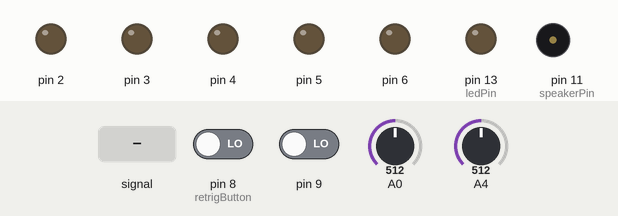
The sketch below on a simulated Arduino Uno, built with avr-gcc and run on an emulated ATmega328P. Shown: output pins drawn as LEDs (lit = HIGH), buzzer (waves = sounding). The test bench sets the inputs (shaded band); at power-on: A0 = 512, pin 8 (retrigButton) LOW, pin 9 LOW, A4 = 512.

Above: at 1.2 s.
1.3 s: A0 fed a 200 Hz sine of ±81 counts around its level
At 2.53 s:
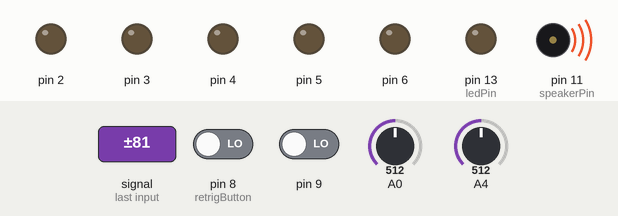
4.3 s: A0 set to 523
5.8 s: A0 set to 511
At 6.8 s:
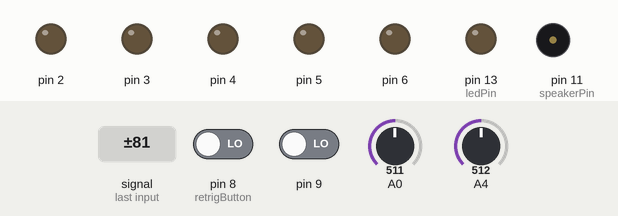
7.3 s: A0 set to 306
At 7.9 s:
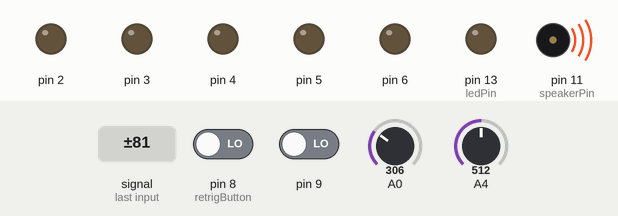
Timing chart, 0 to 9.8 s (numbered marks = the images above; inputs shaded):
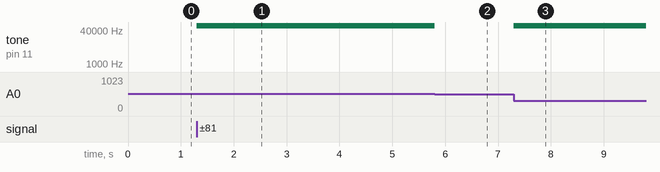

The sketch:

BitGlitch.ino
```cpp
/* Questions
-Switching from UV to ultrabrite cyan LED fixed my interrupt switching issues. wtf?
-Why does ADLAR make my audio quieter
*/

#include <stdint.h>
#include <avr/interrupt.h>
#include <avr/io.h>
#include "analogpins.h"
#include "interface.h"
#include "digitalpins.h"

#define SAMPLE_RATE 12000
#define interfaceSamplerate 256
#define LOOP_LENGTH 1800

//boolean datas.
bool f_sample=0;
bool readsource = 0; // 0=read audio 1=read buffer
bool storesample = 0; // 0=read audio 1=read buffer
bool stutterFlag = 0;
bool stutterOn = 0;
bool retrigFlag = 0;
bool buttflag=0;
bool timer=0;

uint16_t reduced = 0;
uint16_t sample=0; //sample index

uint8_t sampleIn=0;
volatile uint8_t delaybuffer[LOOP_LENGTH];
uint8_t portread;

ISR(TIMER1_COMPA_vect) {//timer interrupt triggers adc
    if (sample % LOOP_LENGTH == LOOP_LENGTH-1) {
        timer=1;
    }
    if (readsource==0) {
        sampleIn=adc_read(inputPin);
    }
    else {
        sampleIn=delaybuffer[(sample)%(LOOP_LENGTH/(getKnob()+1))];
    }
    f_sample=true;
    reduced++;
    sample++;
}

void setup()
{
    cli();//disable interrupts

    setupdigitalIO(); //set deata direction for digital pins
    setupPWM(SAMPLE_RATE);

    //setup analogstuff
    setupanalogIO();

    sei();//enableinterrupts
}

ISR(PCINT0_vect) { //button pin change interrupt
  buttflag=1;
}

void loop() //MAIN LOOP
{
    if(f_sample){ //First Check to see if we have a new sample
        if (storesample){
            delaybuffer[sample%LOOP_LENGTH]=sampleIn;
        }
        if(reduced%(getKnob()+1)==0){
        OCR2A = sampleIn;
        f_sample=false;
        }
    } else {
      if(buttflag) {//if PCINT0 was triggered
          portread=PINB;
          stutterFlag = (portread & 1 << 1);//retrieve indv button states
          retrigFlag = (portread & 1 << 0);

          if(stutterFlag){
              sample=0;//reset sampleindex
              timer=0;//reset timer
              stutterOn=!stutterOn;//switchstutterstate
              stutterFlag=0;
          }
          if(retrigFlag){
              sample=0;
              timer=0;
              retrigFlag=0;
          }
          buttflag= 0;
      }

      //update all interface values
      if (reduced%interfaceSamplerate==0) {
          updateInterface();
      }

      //Now that we have the interface info, we need to decide whether we're reading or writing.
      if (!stutterOn)
      {
          readsource=0;
          storesample=0;
      }
      else if (timer==0) {
          readsource=0;
          storesample=1;
      }
      else {
          readsource=1;
          storesample=0;
      }
    }
}
```

interface.cpp
```cpp
#include "interface.h"
#include "analogpins.h"
#include <avr/io.h>


//IMPORT THIS INTO ANALOGPINS?
int interfaceClock;
short samplerate;
short bitdepth;


void updateInterface() {
    samplerate = adc_read(samplerateKnob);
    samplerate = samplerate >> 7;
    interfaceClock = 0;
    interfaceClock++;
}

short getKnob() {
  return samplerate;
}

short getbitdepth() {
  return bitdepth;
}
```

interface.h
```cpp
#ifndef INTERFACE_H
#define INTERFACE_H
  //IMPORT THIS INTO ANALOGPINS

  #define samplerateKnob 4
  #define bitdepthKnob 5

  void updateInterface();
  short getKnob();
  short getbitdepth();

#endif
```

analogpins.cpp
```cpp
#include <avr/io.h>

#ifndef cbi
#define cbi(sfr, bit) (_SFR_BYTE(sfr) &= ~_BV(bit))
#endif
#ifndef sbi
#define sbi(sfr, bit) (_SFR_BYTE(sfr) |= _BV(bit))
#endif

void setupanalogIO(){ // set up the ADC
    DDRC = 0x00; //set analog pinsto input
    DIDR0 |= 0b00111111; //disable digital input on analog pins.
    //this should save energy and reduce switching noise

    sbi(ADCSRA,ADPS2) ;  //set adc prescaler to 8. (2mhz clok)
    cbi(ADCSRA,ADPS1) ;
    cbi(ADCSRA,ADPS0) ;

    //ADCSRA |= 0b00000100;
    ADMUX |= (1<<REFS0);//setref voltage to
    ADCSRA |= (1<<ADEN); //enable ADC
    ADCSRA |= (1<<ADSC);//Do an initial conversion because
    //this one is the slowest and to ensure that everything is up and running
}

uint8_t adc_read(uint8_t ch)
{
    ADMUX &= 0xF0; //Clear the older channel that was read
    ADMUX |= ch; //Defines the new ADC channel to be read
    ADCSRA |= (1<<ADSC); //Starts a new conversion
    while(ADCSRA & (1<<ADSC)); //Wait until the conversion is done
    return ADCW; //Returns the full 10 bit value (ADCH AND ADCL do only part)
    //return ADCH; //returns only ADCH, 8bit value
}
```

analogpins.h
```cpp
#ifndef ANALOGPINS_H
#define ANALOGPINS_H

#include <avr/pgmspace.h>

#define inputPin 0
#define speakerPin 11

uint8_t adc_read(uint8_t ch);
void setupanalogIO();

#endif
```

digitalpins.cpp
```cpp
#include <avr/io.h>

void setupdigitalIO(){
    DDRD = DDRD | 0b1111100; //set port direction of digital 2-7 to Out
    DDRB = 0b00101000; //set Digital Pin 11/13 to out, rest to in
    //this also sets orts 14 and 15 which are crystals ports
    //does this have an effect?

    PCICR |= (1 << PCIE0);//pinchangeinterruptenable pins8-15
    PCMSK0 |= (1 << PCINT0);//pin8 interrupt enable
    PCMSK0 |= (1 << PCINT1);//pin9 interrupt enableUSHURE?
}

void setupPWM(uint16_t samplerate)
{
    ASSR &= ~(_BV(EXCLK) | _BV(AS2));  // Use internal clock
    TCCR2A |= _BV(WGM21) | _BV(WGM20);  // Set fast PWM mode
    TCCR2B &= ~_BV(WGM22);  // Set fast PWM mode
    TCCR2A = (TCCR2A | _BV(COM2A1)) & ~_BV(COM2A0);  // Do non-inverting PWM on pin OC2A
    TCCR2A &= ~(_BV(COM2B1) | _BV(COM2B0));  // On the Arduino this is pin 11.
    TCCR2B = (TCCR2B & ~(_BV(CS12) | _BV(CS11))) | _BV(CS10);  // No prescaler (p.158)
    TCCR1B = (TCCR1B & ~_BV(WGM13)) | _BV(WGM12);  // Set CTC mode (Clear Timer on Compare Match)
    TCCR1A = TCCR1A & ~(_BV(WGM11) | _BV(WGM10));  // Have to set OCR1A *after*, otherwise it gets reset to 0!
    TCCR1B = (TCCR1B & ~(_BV(CS12) | _BV(CS11))) | _BV(CS10);  // No prescaler (p.134)

    // Set the compare register (OCR1A).
    OCR1A = F_CPU / samplerate;    // 16e6 / 8000 = 2000

    TIMSK1 |= _BV(OCIE1A);  // Enable interrupt when TCNT1 == OCR1A
}
```

digitalpins.h
```cpp
#ifndef DIGITALPINS_H
#define DIGITALPINS_H

#define ledPin 13
#define stutterButton 9
#define retrigButton 8

void setupdigitalIO();
void setupPWM(uint16_t samplerate);

#endif
```

Measured:
- after the input at 1.3 s, tone on pin 11 (speakerPin): silent → 62500 Hz at once
- after the input at 4.3 s, every drawn part: stays the same
- after the input at 5.8 s, tone on pin 11 (speakerPin): 62500 Hz → silent at once
- after the input at 7.3 s, tone on pin 11 (speakerPin): silent → 62500 Hz at once
